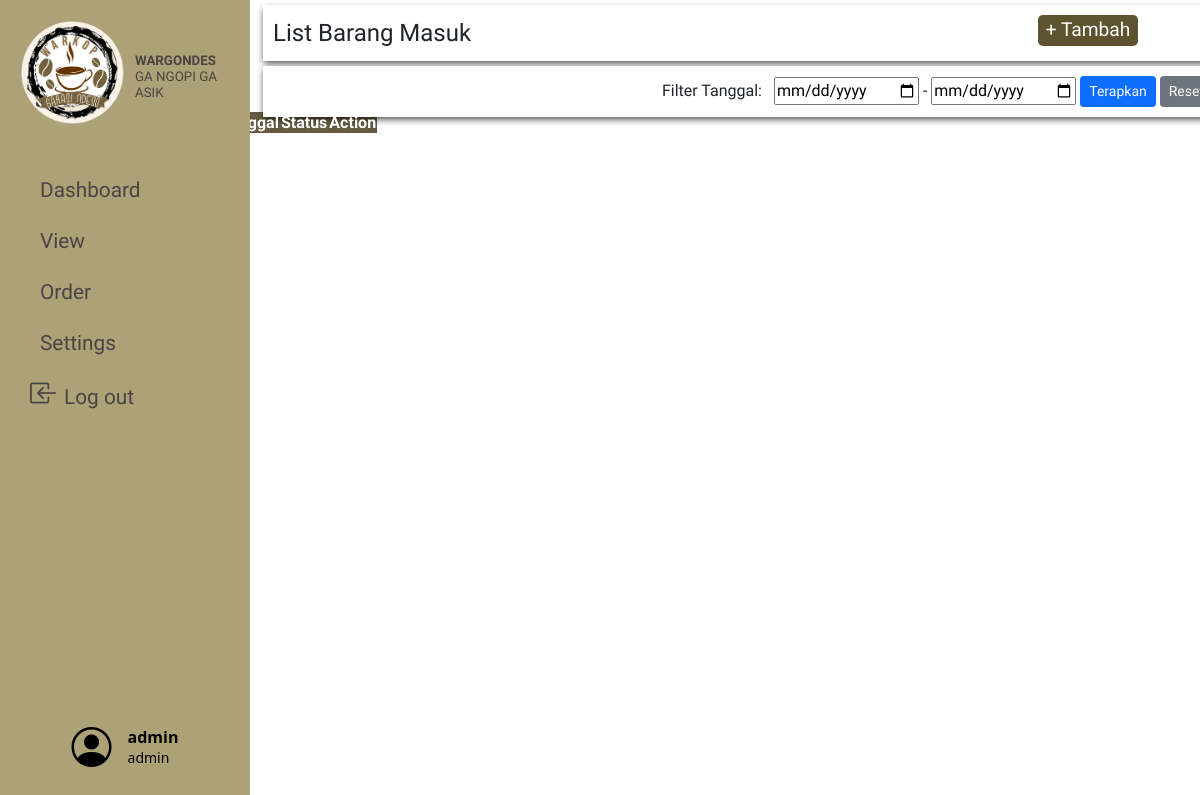
The page /php/orderPurchasePage.php (signed in) on the database as committed earlier.
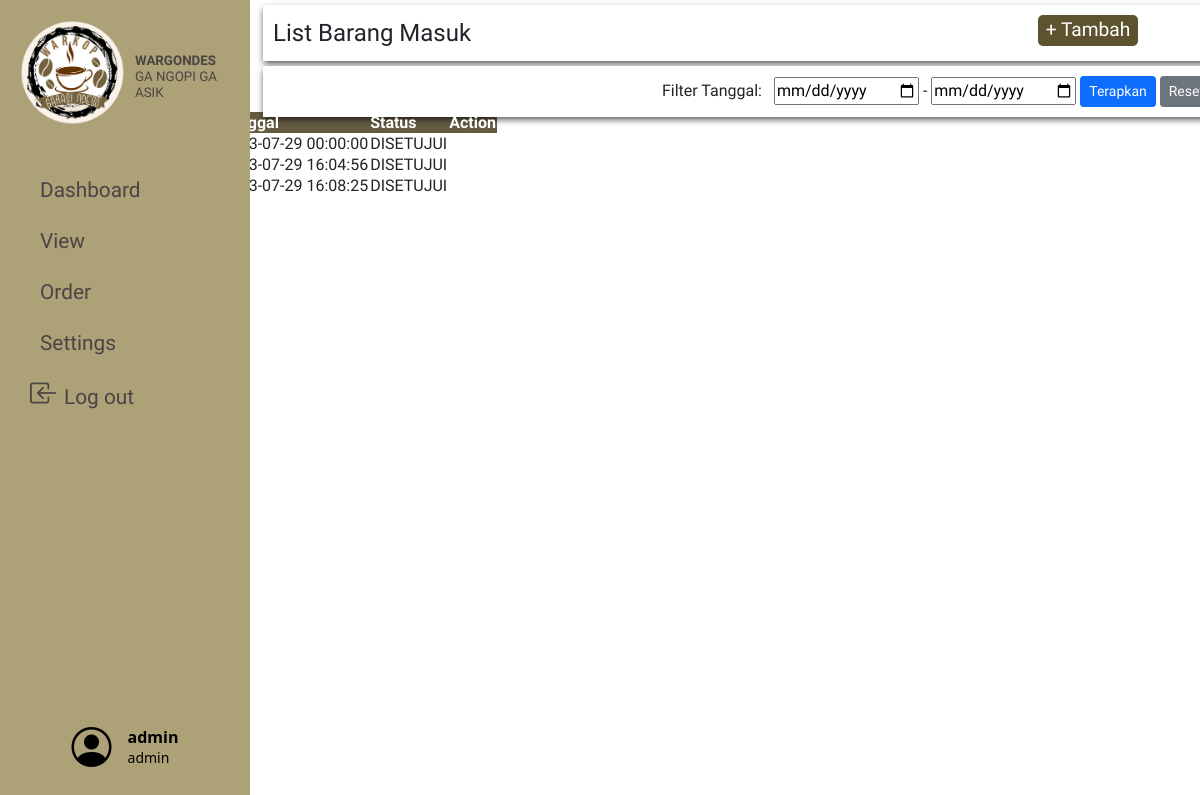
The same page on the database as committed later.
### tables this page shows
CREATE TABLE `barangmasuk` (
  `id_barangmasuk` int(11) NOT NULL,
  `id_kopi` int(11) NOT NULL,
  `id_supplier` int(11) NOT NULL,
  `tanggal_barangmasuk` datetime NOT NULL DEFAULT current_timestamp(),
  `qty` int(11) NOT NULL,
  `status` enum('DIPROSES','DISETUJUI','DITOLAK','') NOT NULL DEFAULT 'DIPROSES'
);

### php/orderPurchasePage.php (the view, shortened to what this page needs)
<html>
	<head>
	</head>
	<?php
		include('../include/header.php');
		include('../include/navbar.php');
		include('../database/db.php');
	?>
<body style="background:url('https://img.freepik.com/free-photo/right-corner-coffee-beans-with-copy-space_23-2148255026.jpg?w=826&t=st=1690722306~exp=1690722906~hmac=857df898b9099e272b7c4738dd9a2e88d4b1ef4aa3c55a6ebd3c8b798e20c916');background-repeat:no-repeat;
background-position: center center;background-size: cover;">
	<div class="label clientOrder">
		List Barang Masuk
		<button id="myBtn" style="width:100px;">+ Tambah</button>
	</div>
	<form class="label" style="margin-bottom:-5px;font-size: 16px;text-align:right;">
		Filter Tanggal:
		<input type="date" name="min" style="margin-left: 8px;" /> -
		<input type="date" name="max" />
		<button class="btn btn-primary btn-sm">Terapkan</button>
		<a href="/inventory/php/orderPurchasePage.php" class="btn btn-secondary btn-sm">Reset</a>
	</form>
		<table id="purchaseOrder_list" class="display">
			<thead>
				<tr>
					<th>Id</th>
					<th>Supplier</th>
					<th>Nama Kopi</th>
					<th>Quantity</th>
					<th>Tanggal</th>
					<th>Status</th>
					<th>Action</th>
				</tr>
			</thead>
			<tbody>
				<?php
					$sql = "";
					if(isset($_GET['min']) && isset($_GET['max'])) {
						$sql .= "SELECT * FROM barangmasuk JOIN kopi ON barangmasuk.id_kopi=kopi.id_kopi JOIN supplier ON barangmasuk.id_supplier=supplier.id_supplier WHERE tanggal_barangmasuk BETWEEN '" . $_GET['min'] . "' AND '" . $_GET['max'] ."'";
					} else {
						$sql .= "SELECT * FROM barangmasuk JOIN kopi ON barangmasuk.id_kopi=kopi.id_kopi JOIN supplier ON barangmasuk.id_supplier=supplier.id_supplier";
					}
					$result = $conn->query($sql);
				?>
					<?php if ($result->num_rows > 0): ?>
						<?php while($row = $result->fetch_assoc()): ?>
							<tr>
								<td><?php echo $row["id_barangmasuk"]; ?></td>
								<td><?php echo $row["nama_supplier"]; ?></td>
								<td><?php echo $row["namakopi"]; ?></td>
								<td><?php echo $row["qty"]; ?></td>
								<td><?php echo $row["tanggal_barangmasuk"]; ?></td>
								<td><?php echo $row["status"]; ?></td>
								<td>
								</td>
							</tr>
						<?php endwhile; ?>
					<?php endif; ?>
			</tbody>
		</table>
</body>
</html>

Rows that differ between the two databases and show on the page:
added barangmasuk: tanggal_barangmasuk "2023-07-29 00:00:00", status "DISETUJUI"
added barangmasuk: tanggal_barangmasuk "2023-07-29 16:04:56", status "DISETUJUI"
added barangmasuk: tanggal_barangmasuk "2023-07-29 16:08:25", status "DISETUJUI"
